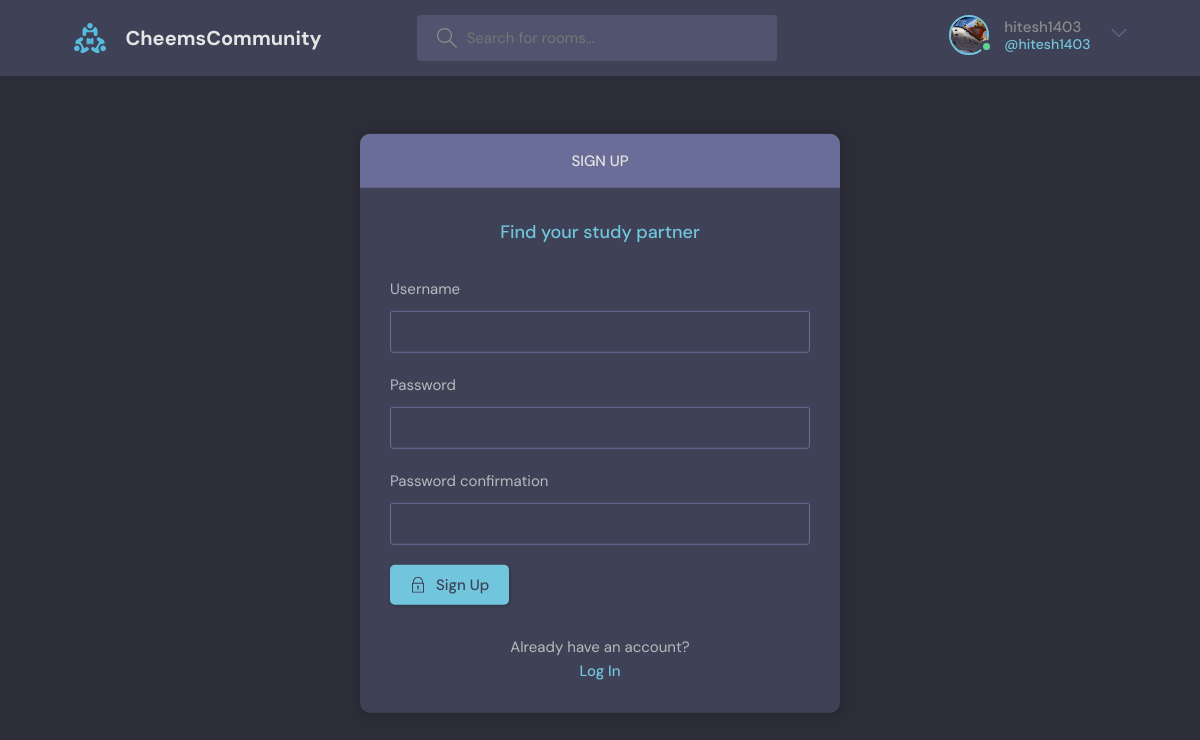
Page /register/ (signed in) on the committed database.
### base/models.py (models this page shows)
class User(AbstractUser):
    name = models.CharField(max_length=200, null=True)
    email = models.EmailField(unique=True, null=True)
    bio = models.TextField(null=True)
    avatar = models.ImageField(null=True, default='img/avatar.svg')
    USERNAME_FIELDS = ['email','name']
    REQUIRED_FIELDS = []

### base/views.py (the view, shortened to what this page needs)
# urls.py: path('register/', views.registerUser, name='register'),
def registerUser(request):
    form = UserCreationForm()
    return render(request, 'base/login_register.html', {'form':form})

### base/templates/base/login_register.html (shortened to what this page needs)
{% extends 'main.html' %}
{% block content %}
{% if page == 'login' %}
    <main class="auth layout">
      <div class="container">
        <div class="layout__box">
          <div class="layout__boxHeader">
            <div class="layout__boxTitle">
              <h3>Login</h3>
            </div>
          </div>
          <div class="layout__body">
            <h2 class="auth__tagline">Find your study partner</h2>
            <form class="form" action='' method='POST'>
              {% csrf_token %}
              <div class="form__group form__group">
                <label for="room_name">Username</label>
                <input id="username" name="username" type="text" placeholder="e.g. Hitesh_wadhwani" />
              </div>
              <div class="form__group">
                <label for="password">Password</label>
                <input
                  id="password"
                  name="password"
                  type="password"
                  placeholder="&bull;&bull;&bull;&bull;&bull;&bull;&bull;&bull;"
                />
              </div>
              <button class="btn btn--main" type="submit">
                <svg
                  version="1.1"
                  xmlns="http://www.w3.org/2000/svg"
                  width="32"
                  height="32"
                  viewBox="0 0 32 32"
                >
                  <title>lock</title>
                  <path
                    d="M27 12h-1v-2c0-5.514-4.486-10-10-10s-10 4.486-10 10v2h-1c-0.553 0-1 0.447-1 1v18c0 0.553 0.447 1 1 1h22c0.553 0 1-0.447 1-1v-18c0-0.553-0.447-1-1-1zM8 10c0-4.411 3.589-8 8-8s8 3.589 8 8v2h-16v-2zM26 30h-20v-16h20v16z"
                  ></path>
                  <path
                    d="M15 21.694v4.306h2v-4.306c0.587-0.348 1-0.961 1-1.694 0-1.105-0.895-2-2-2s-2 0.895-2 2c0 0.732 0.413 1.345 1 1.694z"
                  ></path>
                </svg>
                Login
              </button>
            </form>
            <div class="auth__action">
              <p>Haven't signed up yet?</p>
              <a href="{% url 'register' %}" class="btn btn--link">Sign Up</a>
            </div>
          </div>
        </div>
      </div>
    </main>
{% else %}
    <main class="auth layout">
      <div class="container">
        <div class="layout__box">
          <div class="layout__boxHeader">
            <div class="layout__boxTitle">
              <h3>Sign up</h3>
            </div>
          </div>
          <div class="layout__body">
            <h2 class="auth__tagline">Find your study partner</h2>
            <form class="form" action="" method='POST'>
              {% for field in form  %}
              <div class="form__group form__group">
                <label for="fullname">{{field.label}}</label>
                {{field}}
              </div>
              {% endfor %}
              <button class="btn btn--main" type="submit">
                Sign Up
              </button>
            </form>
            <div class="auth__action">
              <p>Already have an account?</p>
              <a href="{% url 'login' %}" class="btn btn--link">Log In</a>
            </div>
          </div>
        </div>
      </div>
    </main>
{% endif %}
{% endblock %}

### templates/navigation.html (shortened to what this page needs)
<header class="header header--loggedIn">
    <div class="container">
      <a href="/" class="header__logo">
        <img src="assets/logo.svg" />
        <h1>CheemsCommunity</h1>
      </a>
      <form class="header__search" method='GET' action='{% url 'home' %}'>
        <label>
          <input type='text' name='q' placeholder="Search for rooms..." />
        </label>
      </form>
      <nav class="header__menu">
        {% if request.user.is_authenticated %}
        <div class="header__user">
          <a href='{% url 'user-profile' request.user.id %}'>
            <div class="avatar avatar--medium active">
              <img src="{{request.user.avatar.url}}" />
            </div>
            <p>{{request.user}}<span>@{{request.user}}</span></p>
          </a>
          <button class="dropdown-button">
            <svg version="1.1" xmlns="http://www.w3.org/2000/svg" width="32" height="32" viewBox="0 0 32 32">
              <title>chevron-down</title>
              <path d="M16 21l-13-13h-3l16 16 16-16h-3l-13 13z"></path>
            </svg>
          </button>
        </div>
        {% else %}
            <a href="{% url 'login' %}">
            <img src="" />
            <p>Login</p>
            </a>
        {% endif %}
      </nav>
    </div>
  </header>

### rows in the picture
User: user.avatar (picture), user "hitesh1403"

### other values in the picture
{{ field.label }} "Username" "Password" "Password confirmation"
